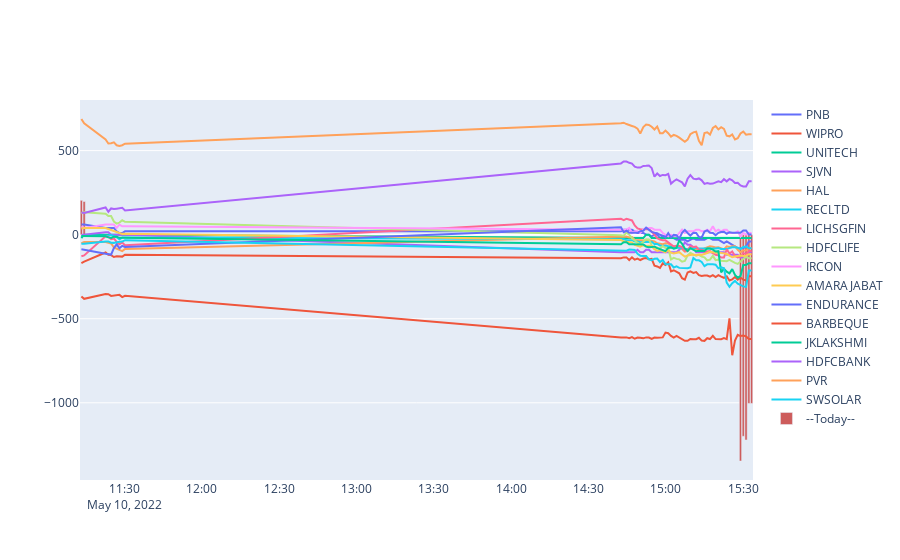

Notebook source saved alongside this figure:
### Code cell
if('SYMBOL' in daily_time_line):
    #daily_time_line['time'] = daily_time_line['load_time'].apply(lambda x: x.timestamp())
    #daily_time_line['time'] = daily_time_line['load_time'].apply(lambda x: x.strftime('%H:%M'))
    #daily_time_line['CHANGE'] = daily_time_line['MKT_VALUE'] - daily_time_line['INVESTMENT']
    display_intraday_change(daily_time_line)
